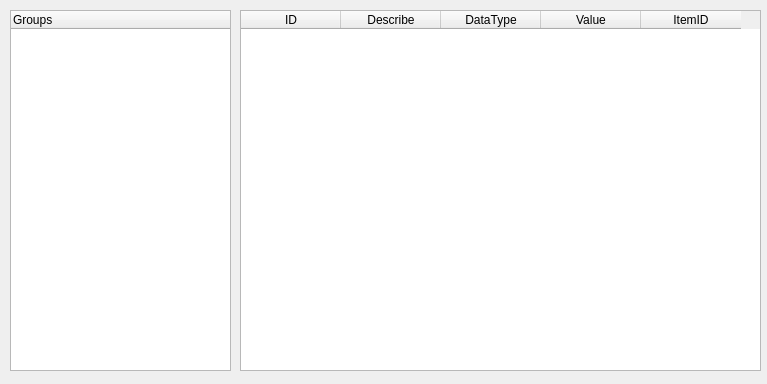
<?xml version="1.0" encoding="UTF-8"?>
<ui version="4.0">
 <class>BrowseItemsDlg</class>
 <widget class="QDialog" name="BrowseItemsDlg">
  <property name="geometry">
   <rect>
    <x>0</x>
    <y>0</y>
    <width>767</width>
    <height>384</height>
   </rect>
  </property>
  <property name="windowTitle">
   <string>BrowseItemsDlg</string>
  </property>
  <widget class="QTableWidget" name="tableItemProp">
   <property name="geometry">
    <rect>
     <x>240</x>
     <y>10</y>
     <width>521</width>
     <height>361</height>
    </rect>
   </property>
   <column>
    <property name="text">
     <string>ID</string>
    </property>
   </column>
   <column>
    <property name="text">
     <string>Describe</string>
    </property>
   </column>
   <column>
    <property name="text">
     <string>DataType</string>
    </property>
   </column>
   <column>
    <property name="text">
     <string>Value</string>
    </property>
   </column>
   <column>
    <property name="text">
     <string>ItemID</string>
    </property>
   </column>
  </widget>
  <widget class="QTreeWidget" name="treeGroups">
   <property name="geometry">
    <rect>
     <x>10</x>
     <y>10</y>
     <width>221</width>
     <height>361</height>
    </rect>
   </property>
   <column>
    <property name="text">
     <string>Groups</string>
    </property>
   </column>
  </widget>
 </widget>
 <layoutdefault spacing="6" margin="11"/>
 <tabstops>
  <tabstop>treeGroups</tabstop>
  <tabstop>tableItemProp</tabstop>
 </tabstops>
 <resources/>
 <connections/>
</ui>
